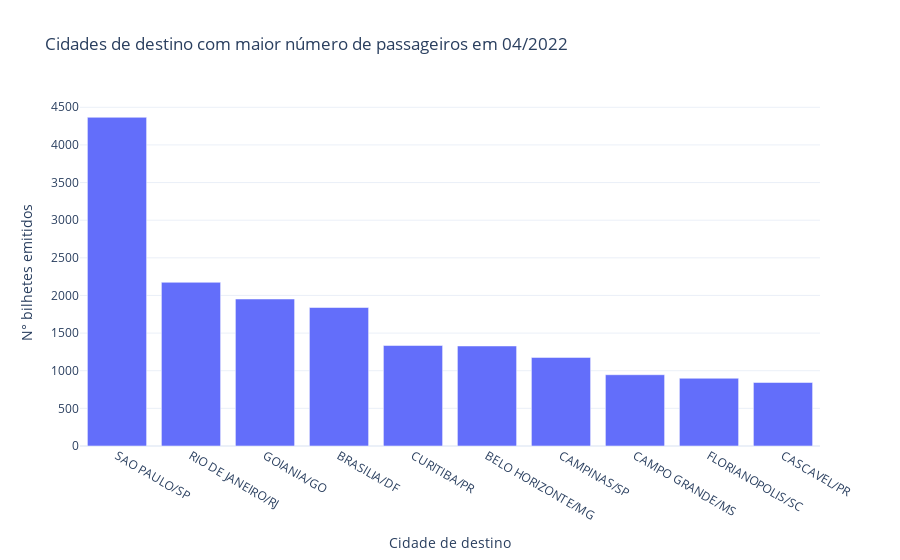

The cell this chart's notebook holds for it:
### Code cell
analiseExploratoria(df=bilhetes, data='04/2022', numAmostras=10, sentido=False)

### Figure 1 — Plotly figure (JSON) as saved in the notebook; plotly's stock layout.template omitted (floating-point values rounded to 4 significant figures)
{"data": [{"alignmentgroup": "True", "hovertemplate": "Cidade de destino=%{x}<br>N° bilhetes emitidos=%{y}<extra></extra>", "legendgroup": "", "marker": {"color": "#636efa", "pattern": {"shape": ""}}, "name": "", "offsetgroup": "", "orientation": "v", "showlegend": false, "textposition": "auto", "type": "bar", "x": ["SAO PAULO/SP", "RIO DE JANEIRO/RJ", "GOIANIA/GO", "BRASILIA/DF", "CURITIBA/PR", "BELO HORIZONTE/MG", "CAMPINAS/SP", "CAMPO GRANDE/MS", "FLORIANOPOLIS/SC", "CASCAVEL/PR"], "xaxis": "x", "y": [4367, 2175, 1953, 1840, 1335, 1329, 1177, 947, 900, 844], "yaxis": "y"}], "layout": {"barmode": "relative", "legend": {"tracegroupgap": 0}, "title": {"text": "Cidades de destino com maior número de passageiros em 04/2022"}, "xaxis": {"anchor": "y", "domain": [0, 1], "title": {"text": "Cidade de destino"}}, "yaxis": {"anchor": "x", "domain": [0, 1], "title": {"text": "N° bilhetes emitidos"}}}}
